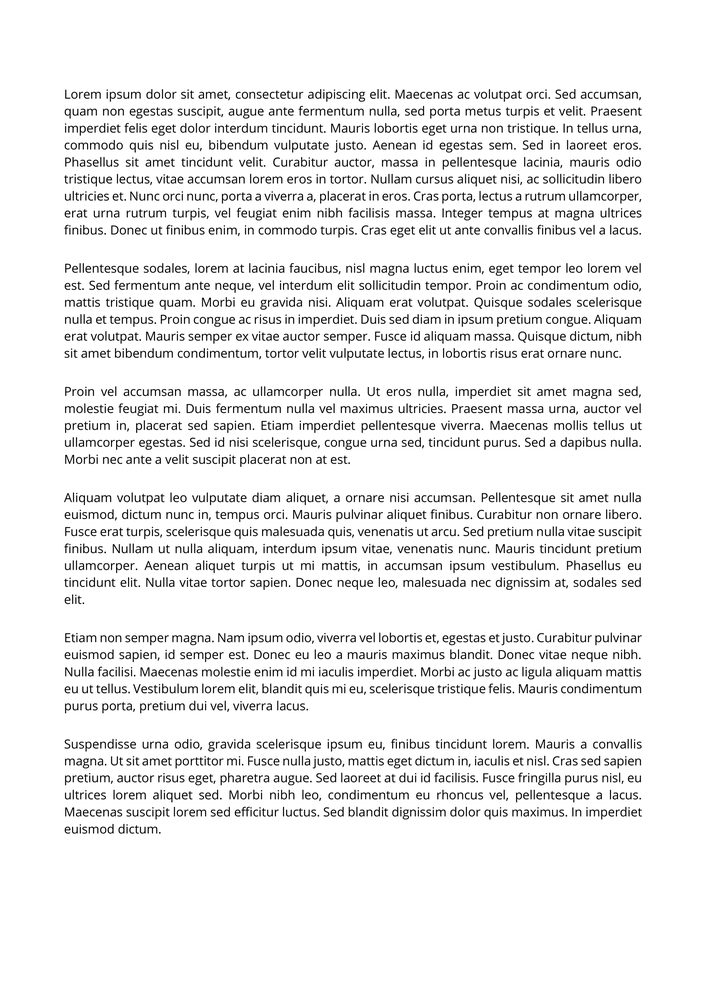
#> input picture task-B/project-files-B/001.png, 706 x 999 px, shrunk from 1654 x 2339 before the run, found by its file name
$ python 001_test_run-DressToImpressKing.py
#> lines starting #> are read from the running program, lines starting #| are printed output that depends on the picture; after the words box and inside, x2 and y2 are one past the last pixel; in counts of white or black regions, pixels touching at a corner belong together
import cv2
import numpy as np
import os
import glob  # For handling multiple files

def process_images(image_paths, output_dir="task-B/paragraphs"):
    # Create output directory if it doesn't exist
#> called with output_dir = 'task-B/paragraphs'
    os.makedirs(output_dir, exist_ok=True)

    for image_path in image_paths:
        base_name = os.path.splitext(os.path.basename(image_path))[0]

        # Read the image
        image = cv2.imread(image_path, cv2.IMREAD_GRAYSCALE)
#> image is the input picture: shape (999, 706); min 0, max 255, mean 237.8
        if image is None:
            print(f"Could not read the image at {image_path}")
            continue

        # Threshold the image (white text on black background for easier processing)
        _, binary_image = cv2.threshold(image, 127, 255, cv2.THRESH_BINARY_INV)
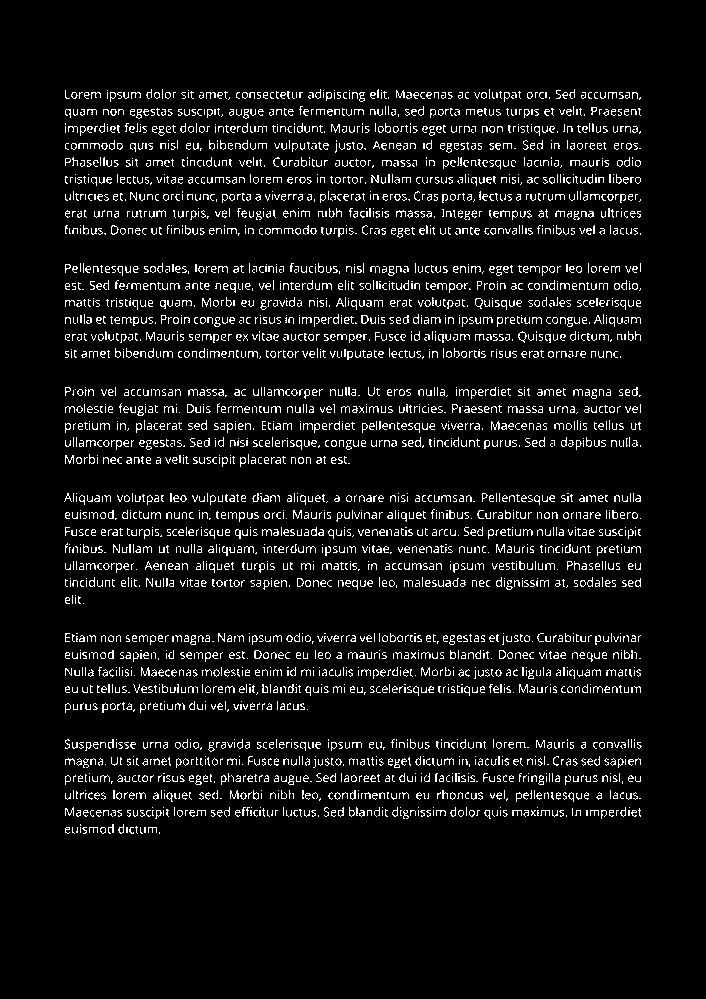
#> binary_image: shape (999, 706); 6.8% white in thin lines or dots, all inside (x1, y1, x2, y2) = (64, 89, 642, 834)

        # Get the height and width of the image
        height, width = binary_image.shape
#> height = 999; width = 706

        # Compute horizontal histogram (sum of white pixels per row)
        horizontal_histogram = np.sum(binary_image == 255, axis=1)
#> horizontal_histogram = 999 values, max 312 at index 810, min 0 at index 0, mean 47.81

        # Identify rows with black pixels (text rows)
        text_rows = np.where(horizontal_histogram > 0)[0]
#> text_rows = 468 values from 89 to 833

        # Identify paragraph start and end rows
        paragraphs = []
        current_paragraph = []
        max_gap = 30  # Max gap (in rows) to consider as part of the same paragraph

        for i in range(len(text_rows)):
            if not current_paragraph:
                # Start a new paragraph
                current_paragraph.append(text_rows[i])
            else:
                # Check the gap between the current and previous row
                gap = text_rows[i] - text_rows[i-1]
                if gap <= max_gap:
                    current_paragraph.append(text_rows[i])
                else:
                    # Save the completed paragraph and start a new one
                    paragraphs.append(current_paragraph)
                    current_paragraph = [text_rows[i]]
#> this loop made 468 passes
#> gap on passes 2 to 13: 1, 1, 1, 1, 1, 1, 1, 1, 1, 1, 1, 1
#> after the loop, paragraphs = []
        # Add the last paragraph if it exists
        if current_paragraph:
            paragraphs.append(current_paragraph)

        # Create output images for each paragraph
        output_images = []
        for paragraph in paragraphs:
            top = paragraph[0]
            bottom = paragraph[-1]
            cropped_paragraph = binary_image[max(0, top - 20):min(height, bottom + 20), :]

            # Invert to white text on a black background
            cropped_paragraph = cv2.bitwise_not(cropped_paragraph)
            output_images.append(cropped_paragraph)
#> this loop made 1 pass
#> (top, bottom) on pass 1: (89, 833)
#> pass 1, in process_images, `cropped_paragraph = binary_image[max(0, top - 20):min(height, bottom +..`:
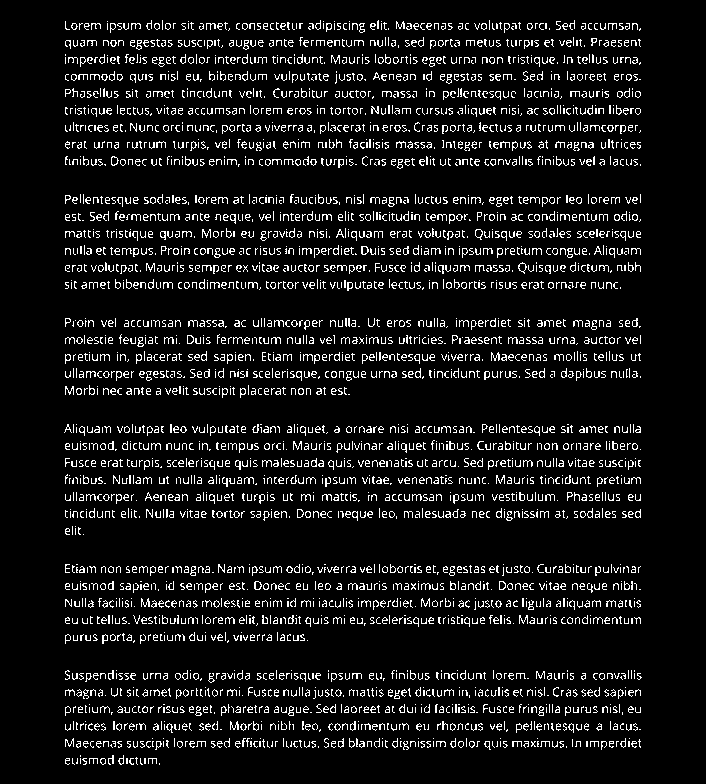
#> cropped_paragraph: shape (784, 706); 8.6% white in thin lines or dots, all inside (x1, y1, x2, y2) = (64, 20, 642, 765)
#> after the loop, output_images = 1 item

        # Save the paragraphs to disk
        for idx, paragraph_image in enumerate(output_images):
            output_path = os.path.join(output_dir, f"{base_name}_paragraph_{idx + 1}.png")
            cv2.imwrite(output_path, paragraph_image)
#> this loop made 1 pass
#> pass 2 of the loop in process_images, `for image_path in image_paths:`:
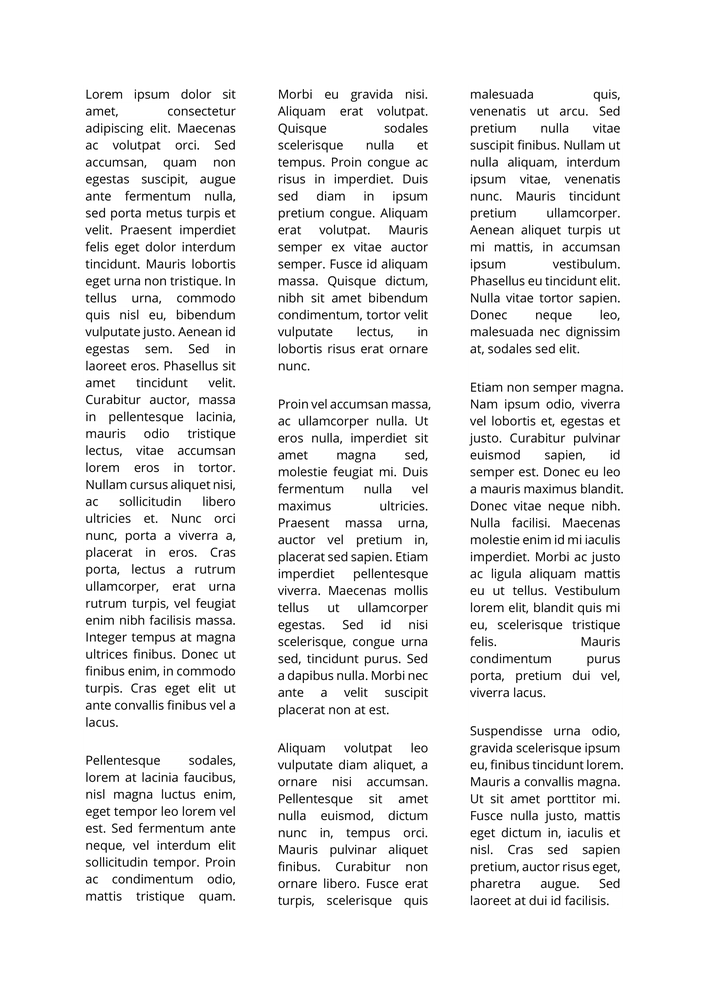
#> input picture task-B/project-files-B/002.png, 706 x 999 px, shrunk from 1654 x 2339 before the run, found by its file name
#> in process_images, image is the input picture: shape (999, 706); min 0, max 255, mean 238.9
#> in process_images, `_, binary_image = cv2.threshold(image, 127, 255, cv2.THRESH_BINARY_INV)`:
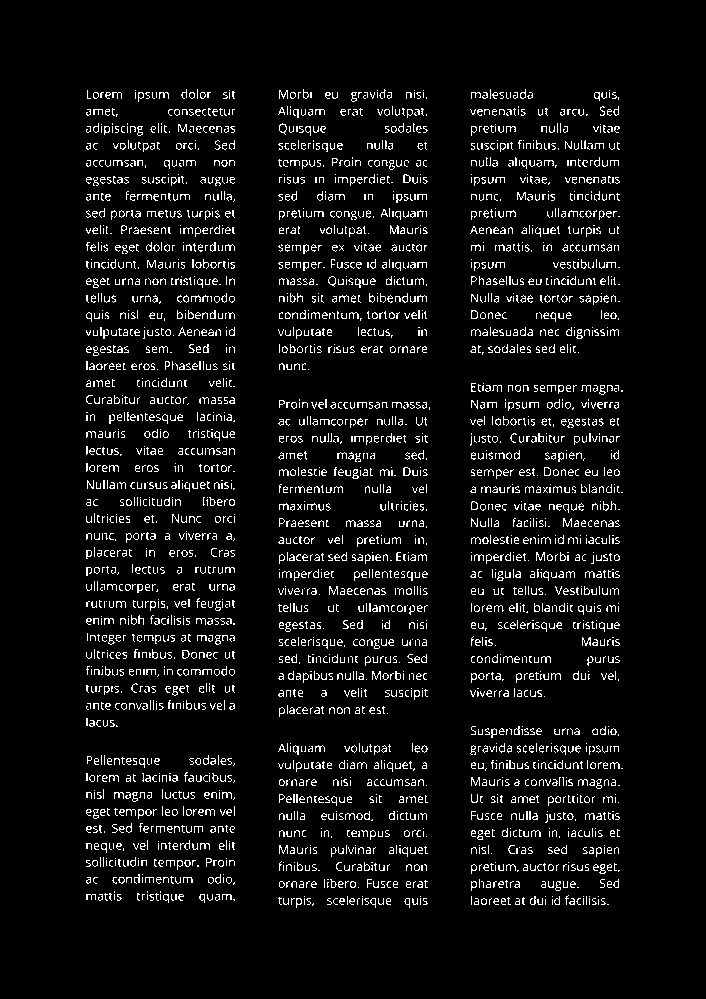
#> binary_image: shape (999, 706); 6.3% white in thin lines or dots, all inside (x1, y1, x2, y2) = (86, 89, 623, 908)
#> horizontal_histogram = 999 values, max 224 at index 284, min 0 at index 0, mean 44.25
#> text_rows = 713 values from 89 to 907
#> the loop in process_images, `for i in range(len(text_rows)):` made 713 passes
#> the loop in process_images, `for paragraph in paragraphs:` made 1 pass
#> (top, bottom) on pass 1: (89, 907)
#> pass 1, in process_images, `cropped_paragraph = binary_image[max(0, top - 20):min(height, bottom +..`:
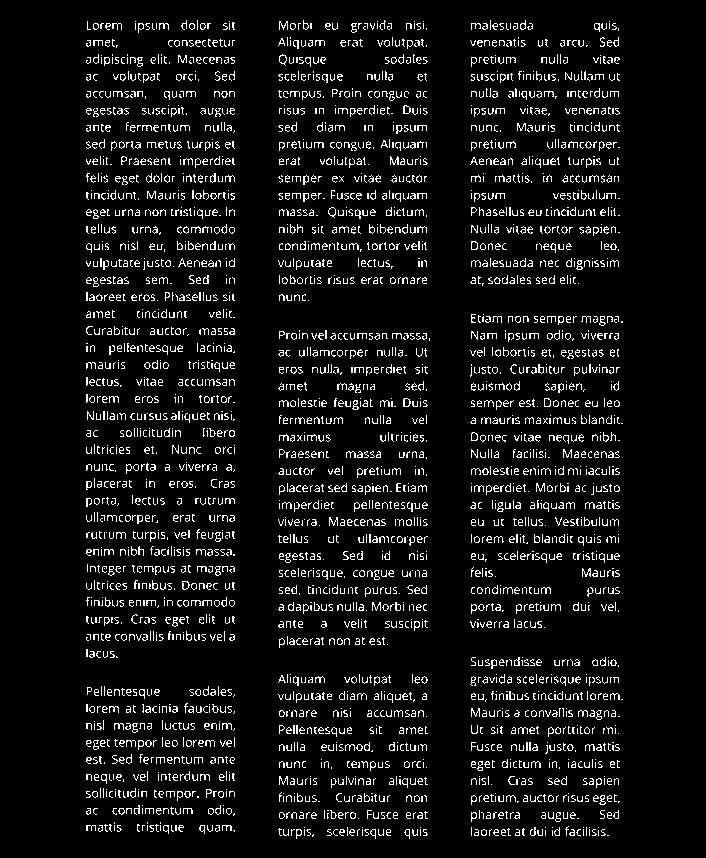
#> cropped_paragraph: shape (858, 706); 7.3% white in thin lines or dots, all inside (x1, y1, x2, y2) = (86, 20, 623, 839)
#> the loop in process_images, `for idx, paragraph_image in enumerate(output_images):` made 1 pass
#> pass 3 of the loop in process_images, `for image_path in image_paths:`:
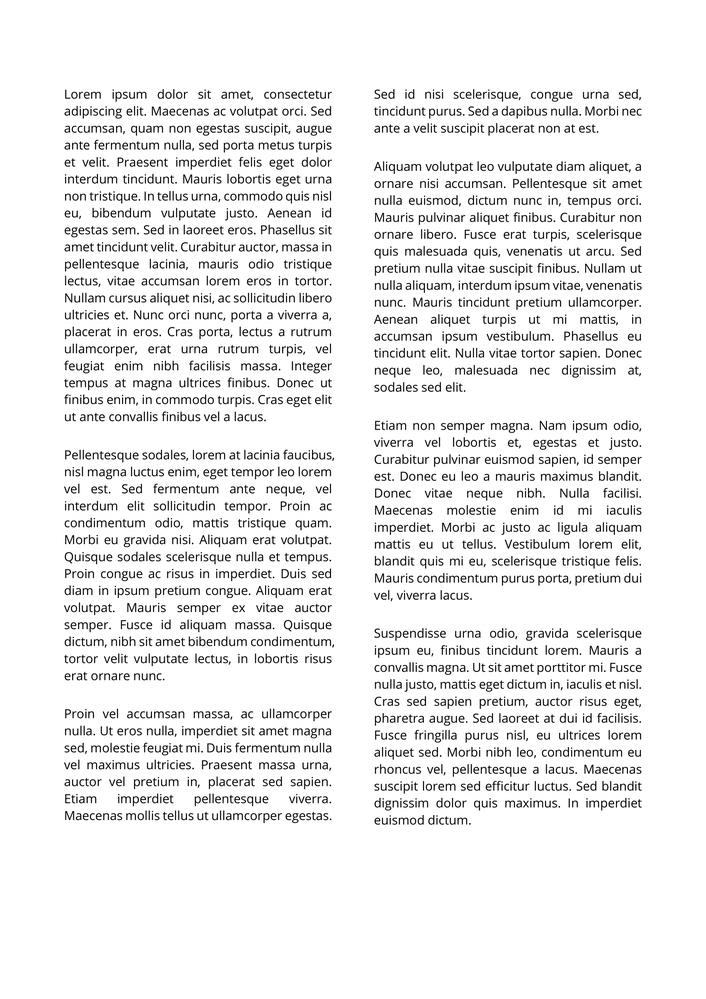
#> input picture task-B/project-files-B/003.png, 706 x 999 px, shrunk from 1654 x 2339 before the run, found by its file name
#> in process_images, image is the input picture: shape (999, 706); min 0, max 255, mean 237.7
#> in process_images, `_, binary_image = cv2.threshold(image, 127, 255, cv2.THRESH_BINARY_INV)`:
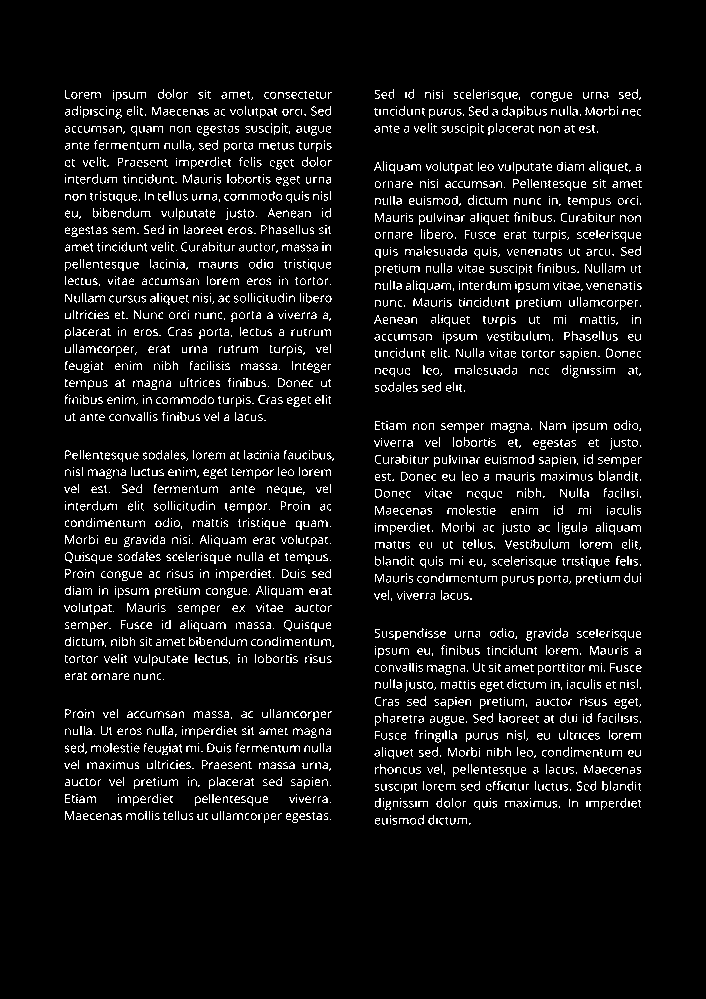
#> binary_image: shape (999, 706); 6.7% white in thin lines or dots, all inside (x1, y1, x2, y2) = (64, 89, 642, 825)
#> horizontal_histogram = 999 values, max 269 at index 109, min 0 at index 0, mean 47.55
#> text_rows = 683 values from 89 to 824
#> the loop in process_images, `for i in range(len(text_rows)):` made 683 passes
#> the loop in process_images, `for paragraph in paragraphs:` made 1 pass
#> (top, bottom) on pass 1: (89, 824)
#> pass 1, in process_images, `cropped_paragraph = binary_image[max(0, top - 20):min(height, bottom +..`:
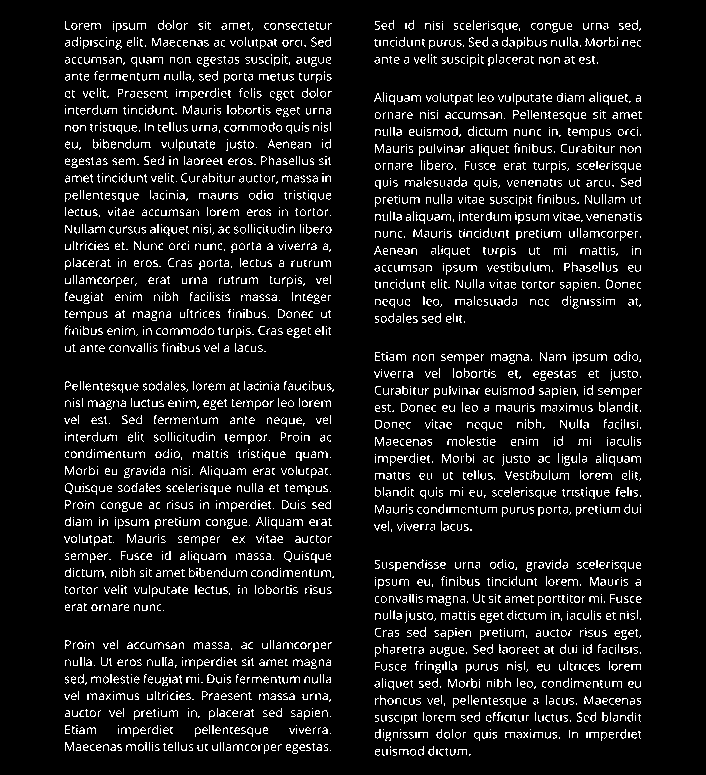
#> cropped_paragraph: shape (775, 706); 8.7% white in thin lines or dots, all inside (x1, y1, x2, y2) = (64, 20, 642, 756)
#> the loop made 8 passes; the first 3 are shown

    print(f"Processing complete. Paragraphs saved to '{output_dir}'.")
#| Processing complete. Paragraphs saved to 'task-B/paragraphs'.

# Process multiple images in a folder
def process_folder(input_folder, output_dir="task-B/paragraphs"):
    # Get all PNG files in the folder
    image_paths = [
        "task-B/project-files-B/001.png",
        "task-B/project-files-B/002.png",
        "task-B/project-files-B/003.png",
        "task-B/project-files-B/004.png",
        "task-B/project-files-B/005.png",
        "task-B/project-files-B/006.png",
        "task-B/project-files-B/007.png",
        "task-B/project-files-B/008.png",
    ]
    process_images(image_paths, output_dir)

# Example usage
process_folder("task-B/project-files-B", "task-B/paragraphs")
